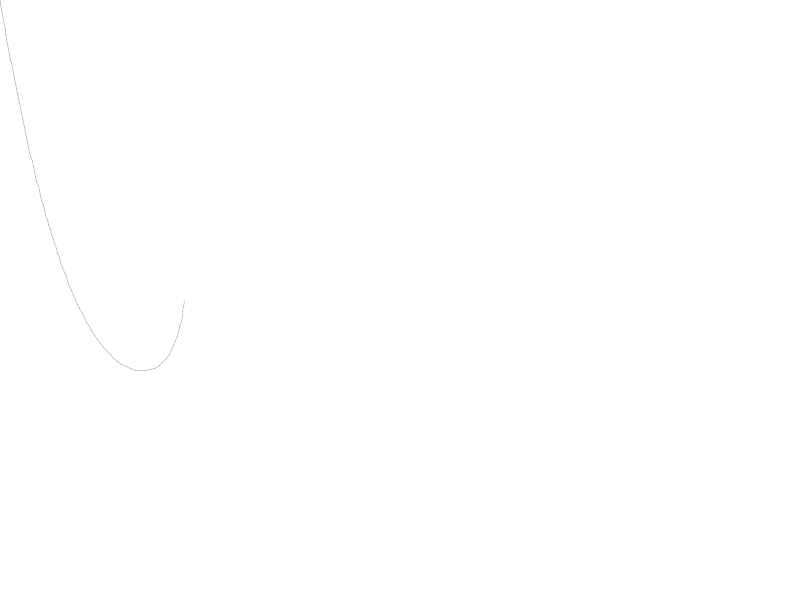
Frame 1 (no input)
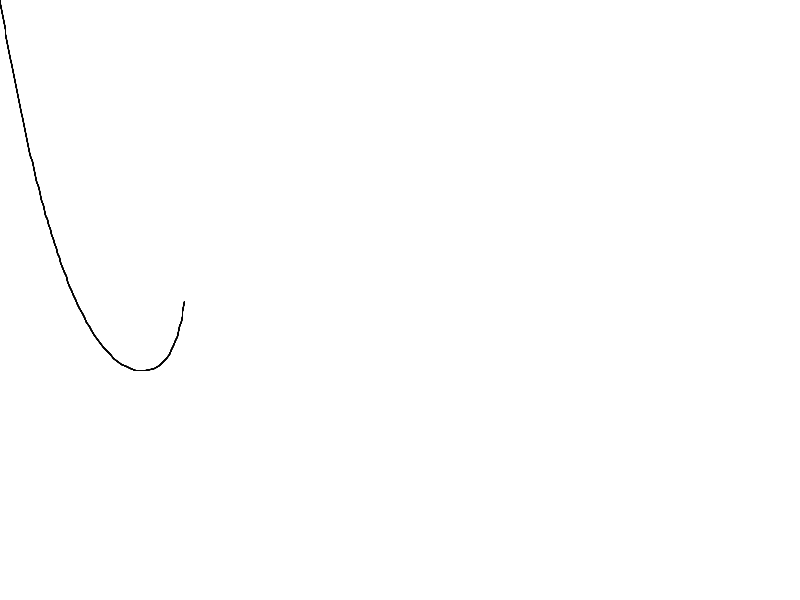
Frame 60 (the mouse pressed at the canvas centre just before this capture)
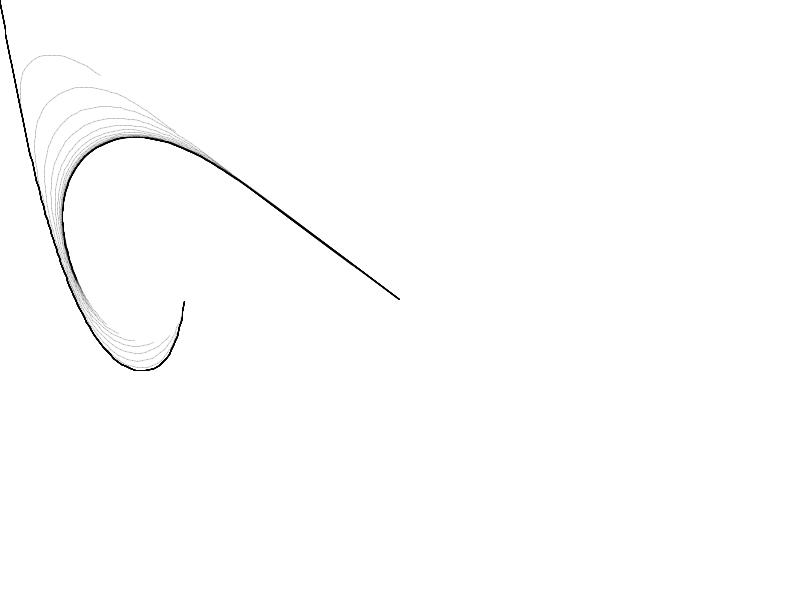
Frame 120 (the mouse held since frame 60 and released just before this capture)

The Processing sketch that drew these frames (run headless with seeded random() and noise(); from frame 60 on, the mouse is pressed at the canvas centre):

// Processing sketch: processing_9893
// ── processing_9893.pde

Segment[] segments;
float del = 4;
float targetX;
float targetY;
float targetSize = 5;
boolean toggle = true;
void setup()
{
  size(800,600);
  segments = new Segment[100];
  for(int i=0;i<segments.length;i++)
  {
    segments[i] = new Segment(200,200+i*10,0);
  }
  background(255);
}
void draw()
{
  targetX += (mouseX-targetX)/del;
  targetY += (mouseY-targetY)/del;
  for(int i=segments.length-1;i>=0;i--)
  {
    if(mousePressed)
    {
      if(mouseButton == LEFT)
      {
        targetSize += .1;
      }
      if(mouseButton == RIGHT)
      {
        targetSize -= .1;
      }
    }
    segments[i].len += (targetSize-segments[i].len)/del;
    if(targetSize <= 5)
    {
      targetSize = 5;
    }
    if(i<segments.length-1)
    {
      segments[i].rot = atan2(segments[i+1].y-segments[i].y,segments[i+1].x-segments[i].x);
      segments[i].x = segments[i+1].x-cos(segments[i].rot)*segments[i].len;
      segments[i].y = segments[i+1].y-sin(segments[i].rot)*segments[i].len;
    }
    if(i==segments.length-1)
    {
      segments[segments.length-1].rot = atan2(targetY-segments[segments.length-1].y,targetX-segments[segments.length-1].x);
      segments[segments.length-1].x = targetX-cos(segments[segments.length-1].rot)*segments[segments.length-1].len;
      segments[segments.length-1].y = targetY-sin(segments[segments.length-1].rot)*segments[segments.length-1].len;
    }
    segments[i].display();
  }
}
void keyPressed()
{
  if(toggle)
  {
    for(int i=segments.length-1;i>=0;i--)
    {
      segments[i].col = color(255,255,255,50);
    }
  }
  else
  {
    for(int i=segments.length-1;i>=0;i--)
    {
      segments[i].col = color(0,0,0,50);
    }
  }
  toggle = !toggle;
}

class Segment
{
  float x,y;
  float rot;
  float len;
  color col;
  Segment(float tempx,float tempy,float temprot)
  {
    x = tempx;
    y = tempy;
    rot = temprot;

    len = 5;
    col = color(0,0,0,50);
  }
  void display()
  {
    pushMatrix();

    translate(x,y);
    rotate(rot);
    strokeWeight(1);
    stroke(col);
    line(0,0,len,0);

    popMatrix();
  }
}
